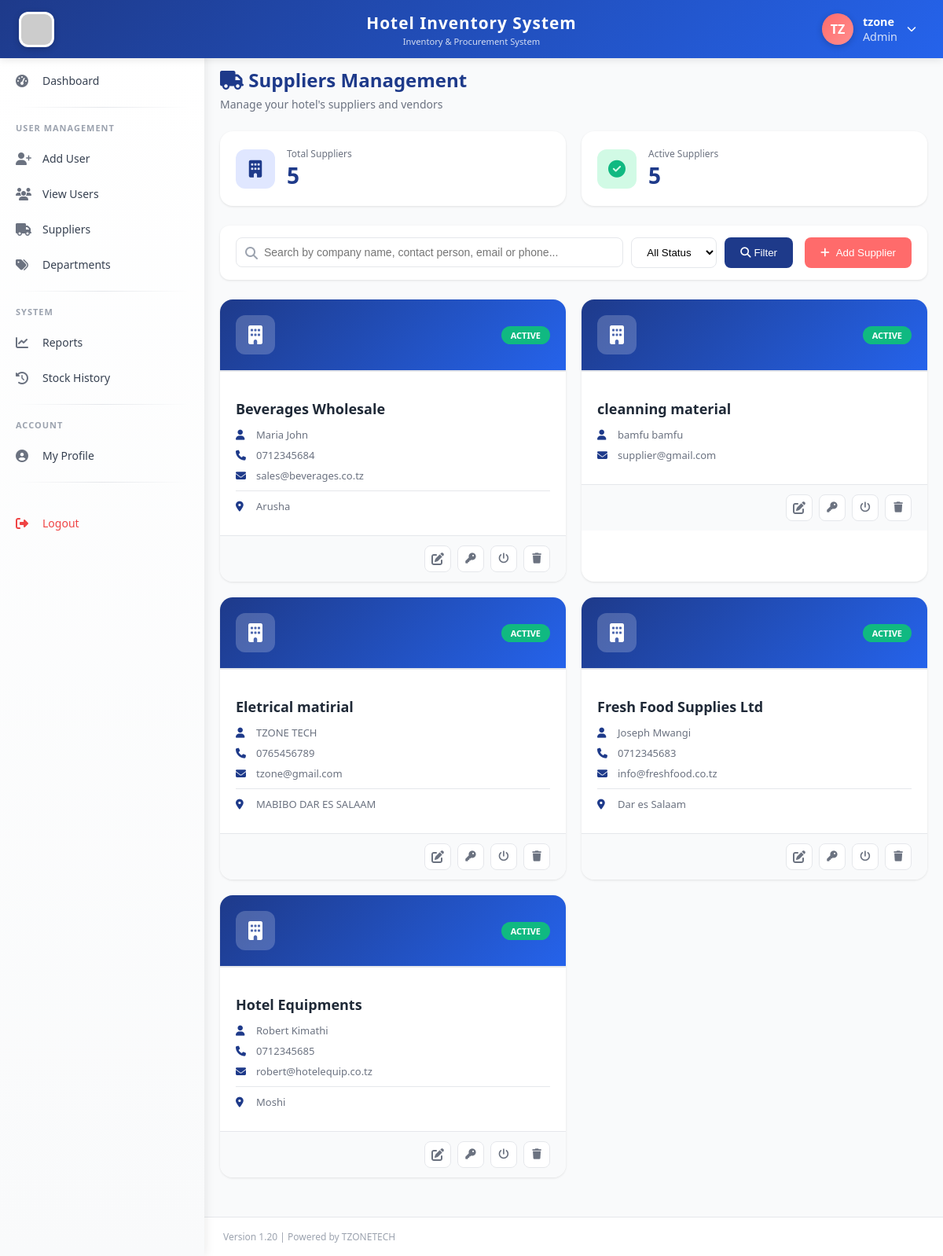
The page /manager/suppliers.php (signed in) on the database its author committed.
### tables this page shows
CREATE TABLE `users` (
  `id` int(11) NOT NULL,
  `fullname` varchar(100) NOT NULL,
  `username` varchar(50) NOT NULL,
  `password` varchar(255) NOT NULL,
  `email` varchar(100) NOT NULL,
  `phone` varchar(20) DEFAULT NULL,
  `role_id` int(11) NOT NULL,
  `status` enum('active','inactive') DEFAULT 'active',
  `created_at` timestamp NOT NULL DEFAULT current_timestamp(),
  `phone_verified` tinyint(4) DEFAULT 0,
  `reset_token` varchar(100) DEFAULT NULL,
  `reset_expires` datetime DEFAULT NULL,
  `profile_picture` varchar(255) DEFAULT NULL,
  `updated_at` timestamp NOT NULL DEFAULT current_timestamp() ON UPDATE current_timestamp()
);

CREATE TABLE `suppliers` (
  `id` int(11) NOT NULL,
  `company_name` varchar(100) NOT NULL,
  `contact_person` varchar(100) DEFAULT NULL,
  `email` varchar(100) DEFAULT NULL,
  `phone` varchar(20) DEFAULT NULL,
  `address` text DEFAULT NULL,
  `status` enum('active','inactive') DEFAULT 'active',
  `created_at` timestamp NOT NULL DEFAULT current_timestamp(),
  `password` varchar(255) DEFAULT NULL,
  `reset_token` varchar(100) DEFAULT NULL,
  `reset_expires` datetime DEFAULT NULL,
  `phone_verified` tinyint(4) DEFAULT 0,
  `updated_at` timestamp NOT NULL DEFAULT current_timestamp() ON UPDATE current_timestamp()
);

### manager/suppliers.php (the view, shortened to what this page needs)
<?php
require_once '../includes/auth_check.php';
$search = $_GET['search'] ?? '';
$sql = "SELECT * FROM suppliers WHERE 1=1";
$sql .= " ORDER BY company_name ASC";
$result = $db->query($sql);
$suppliers = $result->fetch_all(MYSQLI_ASSOC);
include '../templates/header.php';
include '../templates/sidebar.php';
?>
<div class="main-content">
    <div class="page-header">
        <h1><i class="fas fa-truck"></i> Suppliers Management</h1>
        <p>Manage your hotel's suppliers and vendors</p>
    </div>
    <div class="stats-summary">
        <div class="stat-item">
            <div class="stat-icon total">
                <i class="fas fa-building"></i>
            </div>
            <div class="stat-info">
                <div class="stat-label">Total Suppliers</div>
                <div class="stat-number"><?php echo count($suppliers); ?></div>
            </div>
        </div>
        <div class="stat-item">
            <div class="stat-icon active">
                <i class="fas fa-check-circle"></i>
            </div>
            <div class="stat-info">
                <div class="stat-label">Active Suppliers</div>
                <div class="stat-number">
                    <?php
                        $active = 0;
                        foreach($suppliers as $s) {
                            if($s['status'] == 'active') $active++;
                        }
                        echo $active;
                    ?>
                </div>
            </div>
        </div>
    </div>
    <div class="search-bar">
        <form method="GET" action="" class="filter-form">
            <div class="search-input-wrapper">
                <i class="fas fa-search"></i>
                <input type="text" name="search" placeholder="Search by company name, contact person, email or phone..." value="<?php echo htmlspecialchars($search); ?>">
            </div>
            <select name="status">
                <option value="">All Status</option>
            </select>
            <button type="submit"><i class="fas fa-search"></i> Filter</button>
        </form>
        <button class="add-btn" onclick="openAddModal()"><i class="fas fa-plus"></i> Add Supplier</button>
    </div>
    <div class="suppliers-grid">
        <?php if(count($suppliers) > 0): ?>
            <?php foreach($suppliers as $supplier): ?>
                <div class="supplier-card" data-id="<?php echo $supplier['id']; ?>">
                    <div class="card-header">
                        <div class="avatar">
                            <i class="fas fa-building"></i>
                        </div>
                        <div class="status-badge <?php echo $supplier['status']; ?>">
                            <?php echo ucfirst($supplier['status']); ?>
                        </div>
                    </div>
                    <div class="card-body">
                        <h3><?php echo htmlspecialchars($supplier['company_name']); ?></h3>
                        <?php if($supplier['contact_person']): ?>
                            <p><i class="fas fa-user"></i> <?php echo htmlspecialchars($supplier['contact_person']); ?></p>
                        <?php endif; ?>
                        <?php if($supplier['phone']): ?>
                            <p><i class="fas fa-phone"></i> <?php echo htmlspecialchars($supplier['phone']); ?></p>
                        <?php endif; ?>
                        <?php if($supplier['email']): ?>
                            <p><i class="fas fa-envelope"></i> <?php echo htmlspecialchars($supplier['email']); ?></p>
                        <?php endif; ?>
                        <?php if($supplier['address']): ?>
                            <p class="address"><i class="fas fa-map-marker-alt"></i> <?php echo htmlspecialchars(substr($supplier['address'], 0, 50)); ?></p>
                        <?php endif; ?>
                    </div>
                    <div class="card-footer">
                        <a href="edit_supplier.php?id=<?php echo $supplier['id']; ?>" class="edit-btn"><i class="fas fa-edit"></i></a>
                        <button class="reset-btn" onclick="resetPassword(<?php echo $supplier['id']; ?>)"><i class="fas fa-key"></i></button>
                        <button class="toggle-btn" onclick="toggleStatus(<?php echo $supplier['id']; ?>)"><i class="fas fa-power-off"></i></button>
                        <button class="delete-btn" onclick="deleteSupplier(<?php echo $supplier['id']; ?>)"><i class="fas fa-trash"></i></button>
                    </div>
                </div>
            <?php endforeach; ?>
        <?php endif; ?>
    </div>
</div>
<?php include '../templates/footer.php'; ?>

### templates/header.php (shortened to what this page needs)
<!DOCTYPE html>
<html lang="en">
<head>
    <link rel="stylesheet" href="https://cdnjs.cloudflare.com/ajax/libs/font-awesome/6.4.0/css/all.min.css">
    <link rel="stylesheet" href="<?php echo APP_URL; ?>/assets/css/style.css">
</head>
<body>
    <div class="top-header">
        <div class="header-left">
            <img src="<?php echo APP_URL; ?>/assets/images/hotel.jpg" alt="Hotel Logo" class="logo-img" onerror="this.src='https://via.placeholder.com/45x45?text=H'">
        </div>
        <div class="header-center">
            <div class="app-title"><?php echo APP_NAME; ?></div>
            <div class="app-subtitle">Inventory & Procurement System</div>
        </div>
        <div class="header-right">
            <div class="user-info" id="userInfoBtn">
                <div class="user-avatar-circle" id="userAvatar">
                    <?php
                    $user_id = $_SESSION['user_id'] ?? 0;
                    $profile_pic = '';
                    $fullname = $_SESSION['fullname'] ?? 'User';
                    $profile_pic_url = '';
                    if ($user_id > 0 && isset($db)) {
                        $pic_sql = "SELECT profile_picture, fullname, username FROM users WHERE id = ?";
                        $pic_stmt = $db->prepare($pic_sql);
                        $pic_stmt->bind_param("i", $user_id);
                        $pic_stmt->execute();
                        $pic_result = $pic_stmt->get_result();
                        if ($pic_row = $pic_result->fetch_assoc()) {
                            $profile_pic = $pic_row['profile_picture'];
                            $fullname = $pic_row['fullname'];
                            if (!empty($profile_pic)) {
                                $profile_pic_url = APP_URL . '../uploads/profile_pictures/' . $profile_pic;
                                $doc_root = $_SERVER['DOCUMENT_ROOT'];
                                $file_path = $doc_root . '/hotel_inventory_system/uploads/profile_pictures/' . $profile_pic;
                                if (!file_exists($file_path)) {
                                    $file_path = $doc_root . '../uploads/profile_pictures/' . $profile_pic;
                                    if (!file_exists($file_path)) {
                                        $profile_pic_url = '';
                                    }
                                }
                            }
                        }
                    }
                    if ($profile_pic_url && !empty($profile_pic)):
                    ?>
                        <img src="<?php echo $profile_pic_url; ?>?t=<?php echo time(); ?>" alt="Profile" id="headerProfileImg" onerror="this.style.display='none'; this.parentElement.innerHTML='<?php
                            $name_parts = explode(' ', $fullname);
                            $initial = strtoupper(substr($name_parts[0], 0, 1));
                            if (isset($name_parts[1])) {
                                $initial .= strtoupper(substr($name_parts[1], 0, 1));
                            } else if (strlen($name_parts[0]) > 1) {
                                $initial .= strtoupper(substr($name_parts[0], 1, 1));
                            } else {
                                $initial .= strtoupper(substr($fullname, 0, 1));
                            }
                            echo $initial;
                        ?>'">
                    <?php else:
                        $name_parts = explode(' ', $fullname);
                        $initial = strtoupper(substr($name_parts[0], 0, 1));
                        if (isset($name_parts[1])) {
                            $initial .= strtoupper(substr($name_parts[1], 0, 1));
                        } else if (strlen($name_parts[0]) > 1) {
                            $initial .= strtoupper(substr($name_parts[0], 1, 1));
                        } else {
                            $initial .= strtoupper(substr($fullname, 0, 1));
                        }
                    ?>
                        <span id="headerInitials"><?php echo $initial; ?></span>
                    <?php endif; ?>
                </div>
                <div class="user-details">
                    <span class="user-name" id="headerUserName"><?php echo htmlspecialchars($fullname); ?></span>
                    <span class="user-role"><?php echo $_SESSION['role'] ?? 'Guest'; ?></span>
                </div>
                <i class="fas fa-chevron-down" style="font-size: 12px;"></i>
            </div>
        </div>
    </div>

### assets/css/style.css (style rules this page uses)
:root { --primary-dark: #1E3A8A; --primary-light: #2563EB; --accent: #FF6B6B; --accent-dark: #e55a5a; --bg-light: #F9FAFB; --white: #FFFFFF; --text-dark: #111827; --text-muted: #6B7280; --border: #E5E7EB; --shadow-sm: 0 1px 2px 0 rgba(0, 0, 0, 0.05); --shadow-md: 0 4px 6px -1px rgba(0, 0, 0, 0.1); --shadow-lg: 0 10px 15px -3px rgba(0, 0, 0, 0.1); --success: #10B981; --warning: #F59E0B; --danger: #EF4444; --info: #3B82F6; }
* { margin: 0; padding: 0; box-sizing: border-box; }
body { font-family: 'Segoe UI', Tahoma, Geneva, Verdana, sans-serif; background: var(--bg-light); color: var(--text-dark); }
.top-header { background: var(--primary-dark); color: white; padding: 12px 24px; position: fixed; top: 0; left: 0; right: 0; z-index: 1000; display: flex; justify-content: space-between; align-items: center; box-shadow: var(--shadow-md); }
.user-info { display: flex; align-items: center; gap: 20px; }
.user-info span { font-size: 0.9rem; }
.main-content { margin-left: 260px; margin-top: 65px; padding: 24px; min-height: calc(100vh - 65px); }
.card-header { font-size: 1.2rem; font-weight: 600; margin-bottom: 15px; padding-bottom: 10px; border-bottom: 2px solid var(--border); }

### templates/header.php (style rules this page uses)
* { margin: 0; padding: 0; box-sizing: border-box; }
body { font-family: 'Segoe UI', Tahoma, Geneva, Verdana, sans-serif; background: #F9FAFB; color: #111827; }
.top-header { background: linear-gradient(135deg, #1E3A8A 0%, #2563EB 100%); color: white; padding: 12px 24px; position: fixed; top: 0; left: 0; right: 0; z-index: 1000; display: flex; justify-content: space-between; align-items: center; box-shadow: 0 2px 10px rgba(0,0,0,0.1); }
.header-left { display: flex; align-items: center; gap: 15px; min-width: 200px; }
.logo-img { width: 45px; height: 45px; border-radius: 12px; object-fit: cover; box-shadow: 0 2px 8px rgba(0,0,0,0.2); background: white; padding: 3px; }
.header-center { flex: 1; text-align: center; }
.app-title { font-size: 1.3rem; font-weight: 700; letter-spacing: 1px; }
.app-subtitle { font-size: 0.7rem; opacity: 0.8; margin-top: 2px; }
.header-right { display: flex; align-items: center; gap: 20px; min-width: 200px; justify-content: flex-end; }
.user-info { display: flex; align-items: center; gap: 12px; cursor: pointer; position: relative; padding: 5px 10px; border-radius: 40px; transition: background 0.3s; }
.user-avatar-circle { width: 40px; height: 40px; border-radius: 50%; background: linear-gradient(135deg, #FF6B6B, #ff8e8e); display: flex; align-items: center; justify-content: center; font-weight: 700; font-size: 18px; color: white; text-transform: uppercase; box-shadow: 0 2px 8px rgba(0,0,0,0.2); overflow: hidden; position: relative; }
.user-avatar-circle span { font-size: 16px; font-weight: 600; }
.user-details { display: flex; flex-direction: column; }
.user-name { font-size: 14px; font-weight: 600; }
.user-role { font-size: 11px; opacity: 0.8; }
.main-content { margin-left: 260px; margin-top: 65px; padding: 24px; min-height: calc(100vh - 65px); }

### rows shown on the page
users: fullname "TZ", fullname "tzone"
suppliers: status "ACTIVE", company_name "Beverages Wholesale", contact_person "Maria John", phone "0712345684", email "sales@beverages.co.tz", address "Arusha"
suppliers: status "ACTIVE", company_name "cleanning material", contact_person "bamfu bamfu", email "supplier@gmail.com"
suppliers: status "ACTIVE", company_name "Eletrical matirial", contact_person "TZONE TECH", phone "0765456789", email "tzone@gmail.com", address "MABIBO DAR ES SALAAM"
suppliers: status "ACTIVE", company_name "Fresh Food Supplies Ltd", contact_person "Joseph Mwangi", phone "0712345683", email "info@freshfood.co.tz", address "Dar es Salaam"
suppliers: status "ACTIVE", company_name "Hotel Equipments", contact_person "Robert Kimathi", phone "0712345685", email "robert@hotelequip.co.tz", address "Moshi"

### other values the page prints
APP_NAME "Hotel Inventory System"
$_SESSION['role'] "Admin"
count($suppliers) "5"
$active "5"
